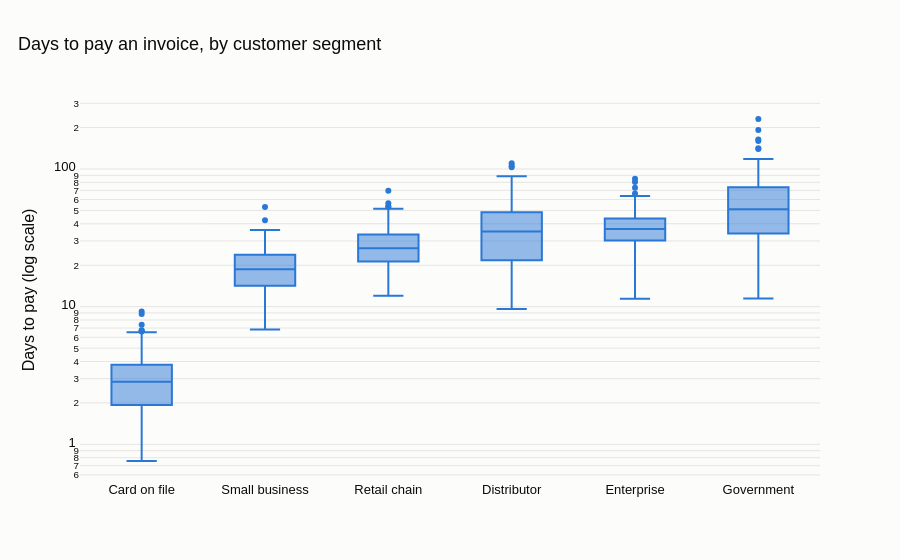

Source (notebook cell):
### Markdown cell above
### plotly

### Code cell
import plotly.express as px
fig = px.box(df, x="segment", y="days_to_pay", points="outliers", log_y=True,
             category_orders={"segment": order}, color_discrete_sequence=PALETTE,
             labels={"segment": "", "days_to_pay": "Days to pay (log scale)"},
             title="Days to pay an invoice, by customer segment")
fig.show()   # hover a box for median, quartiles and fences

### Figure 1 — Plotly figure (JSON) as saved in the notebook; plotly's stock layout.template omitted (floating-point values rounded to 4 significant figures; data arrays with more than 128 entries replaced by an {"elided": "..."} marker saying what was removed)
{"data": [{"alignmentgroup": "True", "boxpoints": "outliers", "hovertemplate": "=%{x}<br>Days to pay (log scale)=%{y}<extra></extra>", "legendgroup": "", "marker": {"color": "#2a78d6"}, "name": "", "notched": false, "offsetgroup": "", "orientation": "v", "showlegend": false, "type": "box", "x": {"elided": "1020 str values"}, "x0": " ", "xaxis": "x", "y": {"elided": "1020 float values"}, "y0": " ", "yaxis": "y"}], "layout": {"boxmode": "group", "legend": {"tracegroupgap": 0}, "title": {"text": "Days to pay an invoice, by customer segment"}, "xaxis": {"anchor": "y", "categoryarray": ["Card on file", "Small business", "Retail chain", "Distributor", "Enterprise", "Government"], "categoryorder": "array", "domain": [0.0, 1.0], "title": {"text": ""}}, "yaxis": {"anchor": "x", "domain": [0.0, 1.0], "title": {"text": "Days to pay (log scale)"}, "type": "log"}}}
